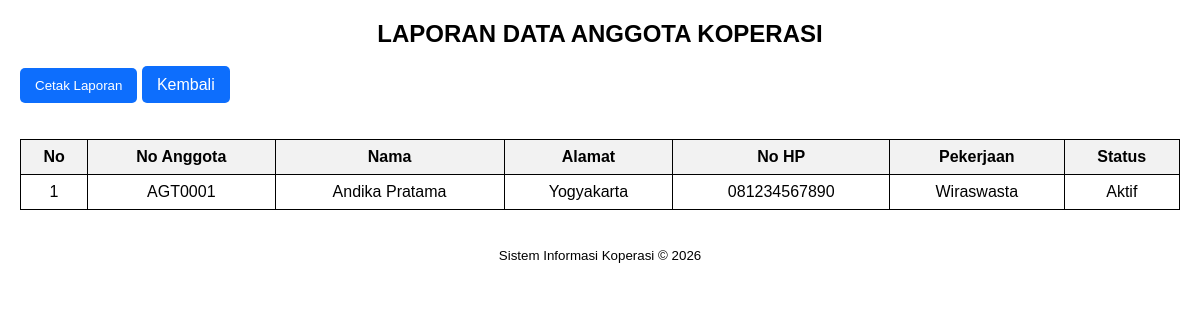
Screenshot of /db_koperasi/laporan_anggota.php (signed in) with the database file from the repository.
### tables this page shows
CREATE TABLE `anggota` (
  `id_anggota` int(11) NOT NULL AUTO_INCREMENT,
  `no_anggota` varchar(50) DEFAULT NULL,
  `nama` varchar(255) NOT NULL,
  `alamat` text DEFAULT NULL,
  `no_hp` varchar(20) DEFAULT NULL,
  `pekerjaan` varchar(100) DEFAULT NULL,
  `tanggal_daftar` date NOT NULL,
  `status_anggota` varchar(50) DEFAULT NULL,
  `foto` varchar(255) DEFAULT 'nophoto.jpg',
  PRIMARY KEY (`id_anggota`),
  UNIQUE KEY `no_anggota` (`no_anggota`)
);

### functions.php (called while the page is built, shortened)
<?php
function koneksi()
{
    return mysqli_connect('localhost', 'root', '', 'db_koperasi');
}
function query($query)
{
    $conn = koneksi();
    $result = mysqli_query($conn, $query);
    $rows = [];
    while ($row = mysqli_fetch_assoc($result)) {
        $rows[] = $row;
    }
    return $rows;
}

### db_koperasi/laporan_anggota.php (the view, shortened to what this page needs)
<?php
require 'functions.php';
$anggota = query("SELECT * FROM anggota");
?>
<!DOCTYPE html>
<html lang="id">
<head>
</head>
<body>
<h2>LAPORAN DATA ANGGOTA KOPERASI</h2>
<div class="no-print">
    <button onclick="window.print()" class="btn">
        Cetak Laporan
    </button>
    <a href="index.php" class="btn">
        Kembali
    </a>
</div>
<br><br>
<table>
<tr>
    <th>No</th>
    <th>No Anggota</th>
    <th>Nama</th>
    <th>Alamat</th>
    <th>No HP</th>
    <th>Pekerjaan</th>
    <th>Status</th>
</tr>
<?php $no = 1; ?>
<?php foreach($anggota as $a) : ?>
<tr>
    <td><?= $no++; ?></td>
    <td><?= $a['no_anggota']; ?></td>
    <td><?= $a['nama']; ?></td>
    <td><?= $a['alamat']; ?></td>
    <td><?= $a['no_hp']; ?></td>
    <td><?= $a['pekerjaan']; ?></td>
    <td><?= $a['status_anggota']; ?></td>
</tr>
<?php endforeach; ?>
</table>
<br><br>
<center>
    <small>
        Sistem Informasi Koperasi © 2026
    </small>
</center>
</body>
</html>

### db_koperasi/laporan_anggota.php (style rules this page uses)
body { font-family:Arial, sans-serif; margin:20px; }
h2 { text-align:center; }
table { width:100%; border-collapse:collapse; }
table, th, td { border:1px solid black; }
th { background:#f2f2f2; }
th, td { padding:8px; text-align:center; }
.btn { padding:10px 15px; background:#0d6efd; color:white; text-decoration:none; border:none; cursor:pointer; border-radius:5px; }

### rows the page displays
anggota: no_anggota "AGT0001", nama "Andika Pratama", alamat "Yogyakarta", no_hp "081234567890", pekerjaan "Wiraswasta", status_anggota "Aktif"
